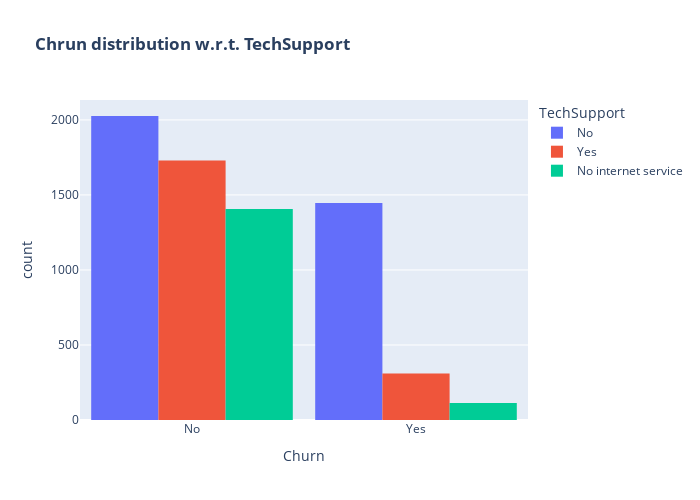

Source (notebook cell):
### Code cell
fig = px.histogram(df, x="Churn", color="TechSupport",barmode="group",  title="<b>Chrun distribution w.r.t. TechSupport</b>")
fig.update_layout(width=700, height=500, bargap=0.1)
fig.show()

### Figure 1 — Plotly figure (JSON) as saved in the notebook; plotly's stock layout.template omitted (floating-point values rounded to 4 significant figures; data arrays with more than 128 entries replaced by an {"elided": "..."} marker saying what was removed)
{"data": [{"alignmentgroup": "True", "bingroup": "x", "hovertemplate": "TechSupport=No<br>Churn=%{x}<br>count=%{y}<extra></extra>", "legendgroup": "No", "marker": {"color": "#636efa", "pattern": {"shape": ""}}, "name": "No", "offsetgroup": "No", "orientation": "v", "showlegend": true, "type": "histogram", "x": {"elided": "3472 str values"}, "xaxis": "x", "yaxis": "y"}, {"alignmentgroup": "True", "bingroup": "x", "hovertemplate": "TechSupport=Yes<br>Churn=%{x}<br>count=%{y}<extra></extra>", "legendgroup": "Yes", "marker": {"color": "#EF553B", "pattern": {"shape": ""}}, "name": "Yes", "offsetgroup": "Yes", "orientation": "v", "showlegend": true, "type": "histogram", "x": {"elided": "2040 str values"}, "xaxis": "x", "yaxis": "y"}, {"alignmentgroup": "True", "bingroup": "x", "hovertemplate": "TechSupport=No internet service<br>Churn=%{x}<br>count=%{y}<extra></extra>", "legendgroup": "No internet service", "marker": {"color": "#00cc96", "pattern": {"shape": ""}}, "name": "No internet service", "offsetgroup": "No internet service", "orientation": "v", "showlegend": true, "type": "histogram", "x": {"elided": "1520 str values"}, "xaxis": "x", "yaxis": "y"}], "layout": {"bargap": 0.1, "barmode": "group", "height": 500, "legend": {"title": {"text": "TechSupport"}, "tracegroupgap": 0}, "title": {"text": "<b>Chrun distribution w.r.t. TechSupport</b>"}, "width": 700, "xaxis": {"anchor": "y", "domain": [0, 1], "title": {"text": "Churn"}}, "yaxis": {"anchor": "x", "domain": [0, 1], "title": {"text": "count"}}}}
